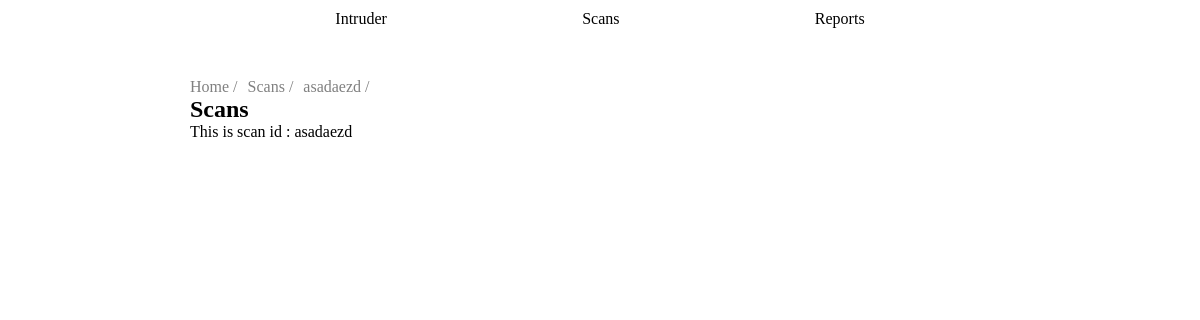
/home/scans/asadaezd, run on an earlier commit of the app's database.
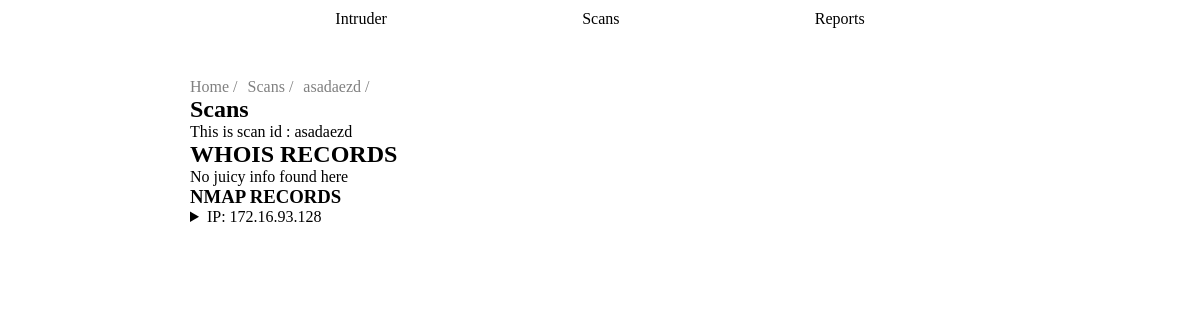
And on a later commit of the database.
### tables this page shows
CREATE TABLE PROCESSES (
                    id INTEGER PRIMARY KEY AUTOINCREMENT,
                    processType TEXT NOT NULL,
                    processOutput TEXT NOT NULL,
                    nameScan TEXT NOT NULL,
                    FOREIGN KEY(nameScan) REFERENCES SCANS(scanName)
                );

### app/main.py (the view)
@app.route("/home/scans/<scanName>")
def scanDetail(scanName):
    scanDetail = getScansDetails(DB_PATH, scanName)
    scanDetail = convertTuples(scanDetail)
    return render_template("scanBase.html", scan = scanName, scansContent = scanDetail)

### database/database.py (called while the page is built)
def getScansDetails(db_path='database.db', scanName="default"):
    try:
        with sqlite3.connect(db_path) as conn:
            cursor = conn.cursor()
            cursor.execute("SELECT * from PROCESSES where nameScan = ?", (scanName,))
            rows = cursor.fetchall()
            print(len(rows))
            return rows
    except sqlite3.Error as e:
        print(f"[!] Database error: {e}")
    except Exception as e:
        print(f"[!] Unexpected error: {e}")
    return ["default"]

### app/templates/scanBase.html (shortened to what this page needs)
<!DOCTYPE html>
<html lang="en">
<head>
    <link rel="stylesheet" href="{{ url_for('static', filename='style.css') }}">
</head>
<body>
    <header>
        <nav>
            <a href="/home">Intruder</a>
            <a href="/home/scans">Scans</a>
            <a href="/home/reports">Reports</a>
        </nav>
    </header>
    <div id="main">
        <div id="filAriane">
            <a href="/home">Home /</a><a href="/home/scans">Scans /</a><a href="/home/scans/{{scan}}">{{scan}} /</a>
        </div>
        <h2>Scans</h2>
        <p>This is scan id : {{scan}}</p>
        <div id="whois">
            {% for detail in scansContent%}
                <div>
                    {% if detail[1] == 'whois'%}
                        <h2>WHOIS RECORDS</h2>
                        {%if detail[2]|length == 0%}
                        <p>No juicy info found here</p>
                        {% else %}
                        <p>{{detail[2]}}</p>
                        {% endif %}
                    {% endif %}
                    {% if detail[1] == 'nmap' %}
                        <h3>NMAP RECORDS</h3>
                        {% if detail[2]|length == 0 %}
                            <p>No juicy info found here</p>
                        {% else %}
                            {% set scan = detail[2][0] %}
                            <details>
                                <summary>IP: {{ scan["ip"] }}</summary>
                            </details>
                        {% endif %}
                    {% endif %}
                </div>
            {% endfor %}
        </div>
    </div>
</body>
</html>

What changed in the data, as far as the page shows it:
now on this page (row edited): PROCESSES: processType "WHOIS RECORDS"
added PROCESSES: ip "172.16.93.128"
